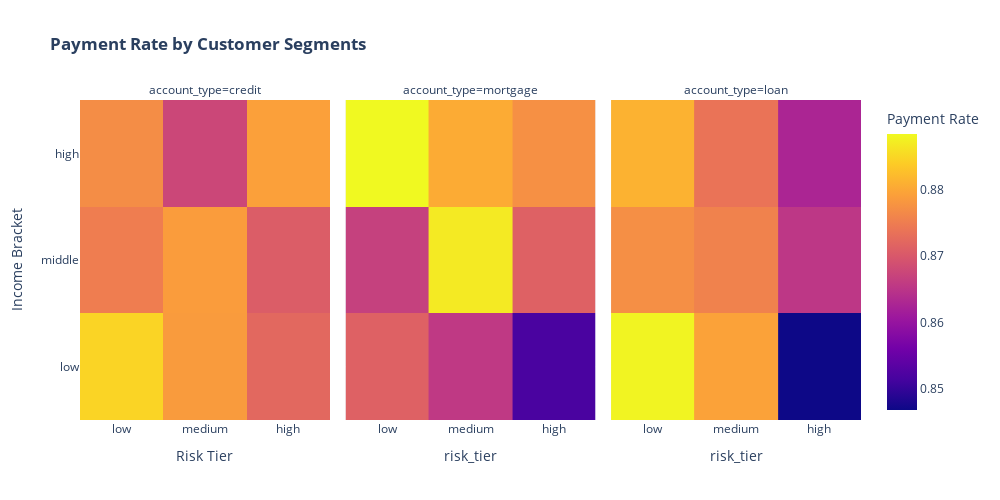

Notebook code cell kept with this figure:
### Markdown cell above
#### Delinquency Risk Heatmap

### Code cell
def create_risk_heatmap():
    # Prepare data
    df_risk = pd.merge(
        accounts,
        customers,
        on='customer_id',
        how='left'
    )

    df_risk = pd.merge(
        df_risk,
        schedules.groupby('account_id')['is_paid'].mean().reset_index(name='payment_rate'),
        on='account_id',
        how='left'
    )

    df_risk = pd.merge(
        df_risk,
        reminders.groupby('account_id')['payment_triggered'].mean().reset_index(name='reminder_response_rate'),
        on='account_id',
        how='left'
    )

    # Create heatmap
    fig = px.density_heatmap(
        df_risk,
        x='risk_tier',
        y='income_bracket',
        z='payment_rate',
        histfunc="avg",
        facet_col='account_type',
        title='<b>Payment Rate by Customer Segments</b>',
        width=1000,
        height=500
    )

    fig.update_layout(
        xaxis_title="Risk Tier",
        yaxis_title="Income Bracket",
        coloraxis_colorbar=dict(title="Payment Rate")
    )

    fig.show()
create_risk_heatmap()

### Figure 1 — Plotly figure (JSON) as saved in the notebook; plotly's stock layout.template omitted (floating-point values rounded to 4 significant figures; data arrays with more than 128 entries replaced by an {"elided": "..."} marker saying what was removed)
{"data": [{"coloraxis": "coloraxis", "histfunc": "avg", "hovertemplate": "account_type=credit<br>risk_tier=%{x}<br>income_bracket=%{y}<br>avg of payment_rate=%{z}<extra></extra>", "name": "", "x": {"elided": "7038 str values"}, "xaxis": "x", "xbingroup": "x", "y": {"elided": "7038 str values"}, "yaxis": "y", "ybingroup": "y", "z": {"elided": "7038 float values"}, "type": "histogram2d"}, {"coloraxis": "coloraxis", "histfunc": "avg", "hovertemplate": "account_type=mortgage<br>risk_tier=%{x}<br>income_bracket=%{y}<br>avg of payment_rate=%{z}<extra></extra>", "name": "", "x": {"elided": "995 str values"}, "xaxis": "x2", "xbingroup": "x", "y": {"elided": "995 str values"}, "yaxis": "y2", "ybingroup": "y", "z": {"elided": "995 float values"}, "type": "histogram2d"}, {"coloraxis": "coloraxis", "histfunc": "avg", "hovertemplate": "account_type=loan<br>risk_tier=%{x}<br>income_bracket=%{y}<br>avg of payment_rate=%{z}<extra></extra>", "name": "", "x": {"elided": "1982 str values"}, "xaxis": "x3", "xbingroup": "x", "y": {"elided": "1982 str values"}, "yaxis": "y3", "ybingroup": "y", "z": {"elided": "1982 float values"}, "type": "histogram2d"}], "layout": {"xaxis": {"anchor": "y", "domain": [0.0, 0.32], "title": {"text": "Risk Tier"}}, "yaxis": {"anchor": "x", "domain": [0.0, 1.0], "title": {"text": "Income Bracket"}}, "xaxis2": {"anchor": "y2", "domain": [0.34, 0.66], "matches": "x", "title": {"text": "risk_tier"}}, "yaxis2": {"anchor": "x2", "domain": [0.0, 1.0], "matches": "y", "showticklabels": false}, "xaxis3": {"anchor": "y3", "domain": [0.68, 1.0], "matches": "x", "title": {"text": "risk_tier"}}, "yaxis3": {"anchor": "x3", "domain": [0.0, 1.0], "matches": "y", "showticklabels": false}, "annotations": [{"font": {}, "showarrow": false, "text": "account_type=credit", "x": 0.16, "xanchor": "center", "xref": "paper", "y": 1.0, "yanchor": "bottom", "yref": "paper"}, {"font": {}, "showarrow": false, "text": "account_type=mortgage", "x": 0.5, "xanchor": "center", "xref": "paper", "y": 1.0, "yanchor": "bottom", "yref": "paper"}, {"font": {}, "showarrow": false, "text": "account_type=loan", "x": 0.84, "xanchor": "center", "xref": "paper", "y": 1.0, "yanchor": "bottom", "yref": "paper"}], "coloraxis": {"colorbar": {"title": {"text": "Payment Rate"}}, "colorscale": [[0.0, "#0d0887"], [0.1111, "#46039f"], [0.2222, "#7201a8"], [0.3333, "#9c179e"], [0.4444, "#bd3786"], [0.5556, "#d8576b"], [0.6667, "#ed7953"], [0.7778, "#fb9f3a"], [0.8889, "#fdca26"], [1.0, "#f0f921"]]}, "legend": {"tracegroupgap": 0}, "title": {"text": "<b>Payment Rate by Customer Segments</b>"}, "height": 500, "width": 1000}}
